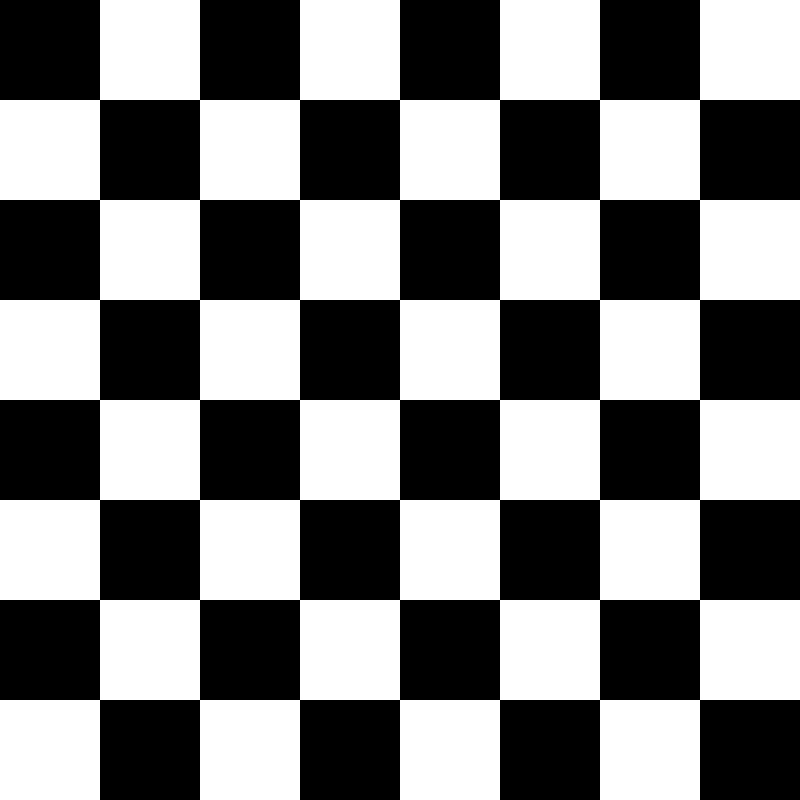
//> input picture homework2/chessboard/chessboard_undistorted.png, 800 x 800 px
$ ./distortion   (built with g++ and OpenCV 4)
//> lines starting //> are read from the running program, lines starting //| are printed output that depends on the picture; after the words box and inside, x2 and y2 are one past the last pixel; in counts of white or black regions, pixels touching at a corner belong together
//
// Created by Ao Shen on 19-4-3.
//

#include <cmath>

#include <opencv2/core/core.hpp>
#include <opencv2/highgui/highgui.hpp>

using namespace cv;

namespace homework2 {

Mat distort(const Mat &source_img, double k1, double k2);

}

int main() {
  Mat original_img, distorted_img;
  original_img = imread("/home/ocean/PublicCourse/homework2/chessboard/chessboard_undistorted.png", IMREAD_COLOR);
//> original_img is the input picture: 800 rows x 800 cols, CV_8UC3; 50% white; 1 white region, box (x1, y1, x2, y2) and area: (0, 0, 800, 800) 320000
  distorted_img = homework2::distort(original_img, 0.1, 0.1);

  imwrite("/home/ocean/PublicCourse/homework2/chessboard/chessboard_distorted.png", distorted_img);

  namedWindow("Undistorted Image");
  imshow("Undistorted Image", original_img);
  namedWindow("Distorted Image");
  imshow("Distorted Image", distorted_img);
  waitKey(0);
  return 0;
}

Mat homework2::distort(const Mat &source_img, double k1, double k2) {
//> called with k1 = 0.1, k2 = 0.1
  auto image = Mat(source_img.rows, source_img.cols, CV_8UC3, Scalar(0, 0, 0));
  /*
   * The following values are not specified in the problem.
   * So they are chosen arbitrarily as:
   * The original image is put on a plane with distance orig_dis to the camera.
   * Matrix of extrinsic parameters are chosen as [I | 0], (no rotation/trans).
   * The camera focus lengths fx, fy = 300.
   * The camera principal point (cx, cy) is at the center of original image.
   */
  double orig_dis = 500;
  double fx = 300, fy = 300;
  int cx = source_img.cols / 2, cy = source_img.rows / 2;
//> cx = 400; cy = 400

  int newx, newy;
  double iprime, jprime, r;
  for (int i = 0, nRow = source_img.rows; i < nRow; ++i) {
    for (int j = 0, nCol = source_img.cols; j < nCol; ++j) {
      iprime = (i - cy) / orig_dis;
      jprime = (j - cx) / orig_dis;
      r = iprime * iprime + jprime * jprime;
      iprime = iprime * (1 + k1 * r + k2 * r * r) * fy + cy;
      jprime = jprime * (1 + k1 * r + k2 * r * r) * fx + cx;
      newy = static_cast<int>(std::floor(iprime));
      newx = static_cast<int>(std::floor(jprime));
      image.at<Vec3b>(newy, newx) = source_img.at<Vec3b>(i, j);
    }
  }
//> this loop made 800 passes
//> (iprime, jprime, r, newy, newx) on passes 1 to 3: (90.23, 709, 1.28, 90, 708), (91.28, 708.7, 1.27, 91, 708), (92.32, 708.5, 1.27, 92, 708)
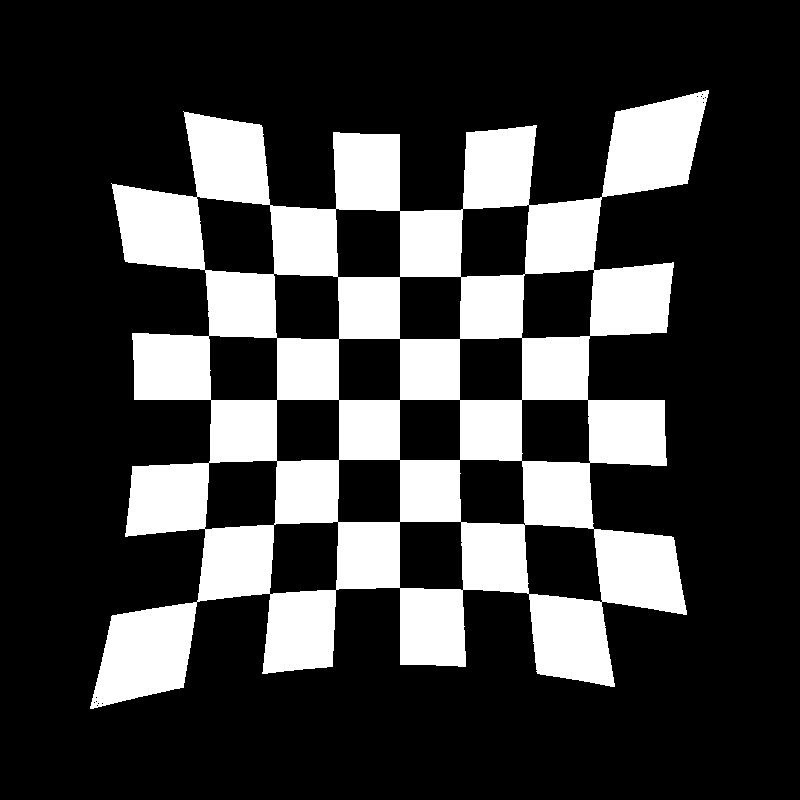
//> image: 800 rows x 800 cols, CV_8UC3; 24.4% white; 1 white region, box (x1, y1, x2, y2) and area: (90, 90, 709, 709) 155922
//> after the loop, iprime = 708.7; jprime = 708.7; r = 1.27; newy = 708; newx = 708
  return image;
}

$ run again, with homework2/chessboard/chessboard.png copied over homework2/chessboard/chessboard_undistorted.png
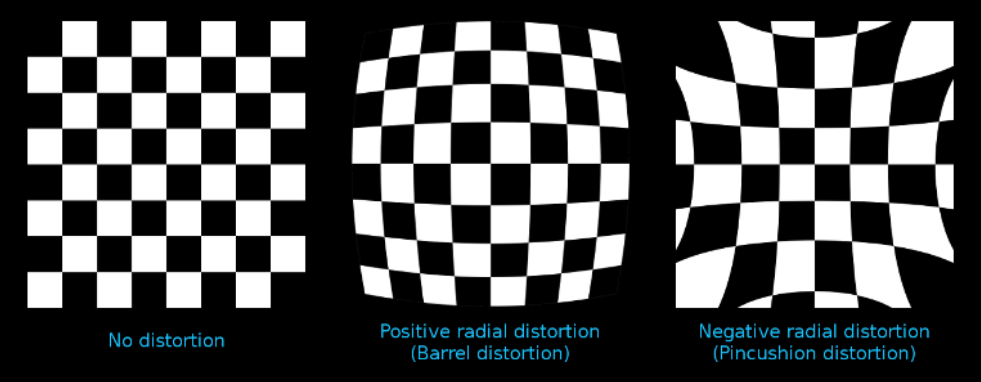
//> input picture homework2/chessboard/chessboard.png, 981 x 382 px
//> original_img is the input picture: 382 rows x 981 cols, CV_8UC3; mean B, G, R 81.8, 81.3, 79.7
//> the loop in distort, `for (int i = 0, nRow = source_img.rows; i < nRow; ++i)` made 382 passes
//> (iprime, jprime, r, newy, newx) on passes 1 to 3: (49.7, 852.5, 1.11, 49, 852), (50.49, 852.4, 1.1, 50, 852), (51.29, 852.2, 1.1, 51, 852)
//> after the loop in distort, `for (int i = 0, nRow = source_img.rows; i < nRow; ++i)`:
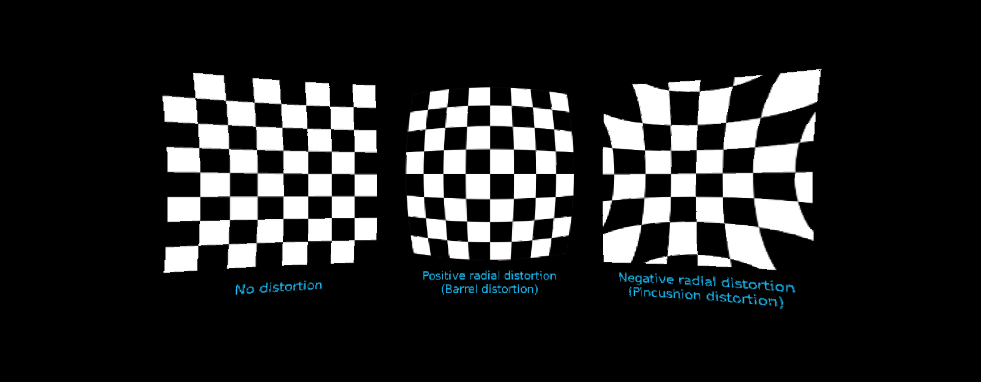
//> image: 382 rows x 981 cols, CV_8UC3; mean B, G, R 37.4, 37.1, 36.4
//> after the loop in distort, `for (int i = 0, nRow = source_img.rows; i < nRow; ++i)`: iprime = 331.5; jprime = 852.4; r = 1.1; newy = 331; newx = 852
